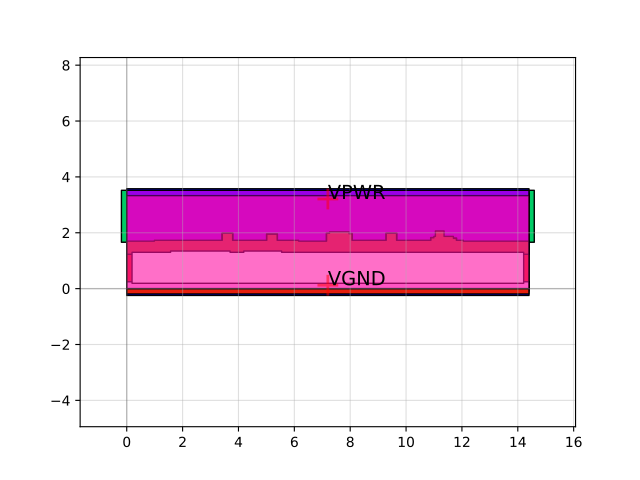

This chart was generated by the following Python code:
import sky130

c = sky130.components.sky130_fd_sc_hs__fah_2()
c.plot()
